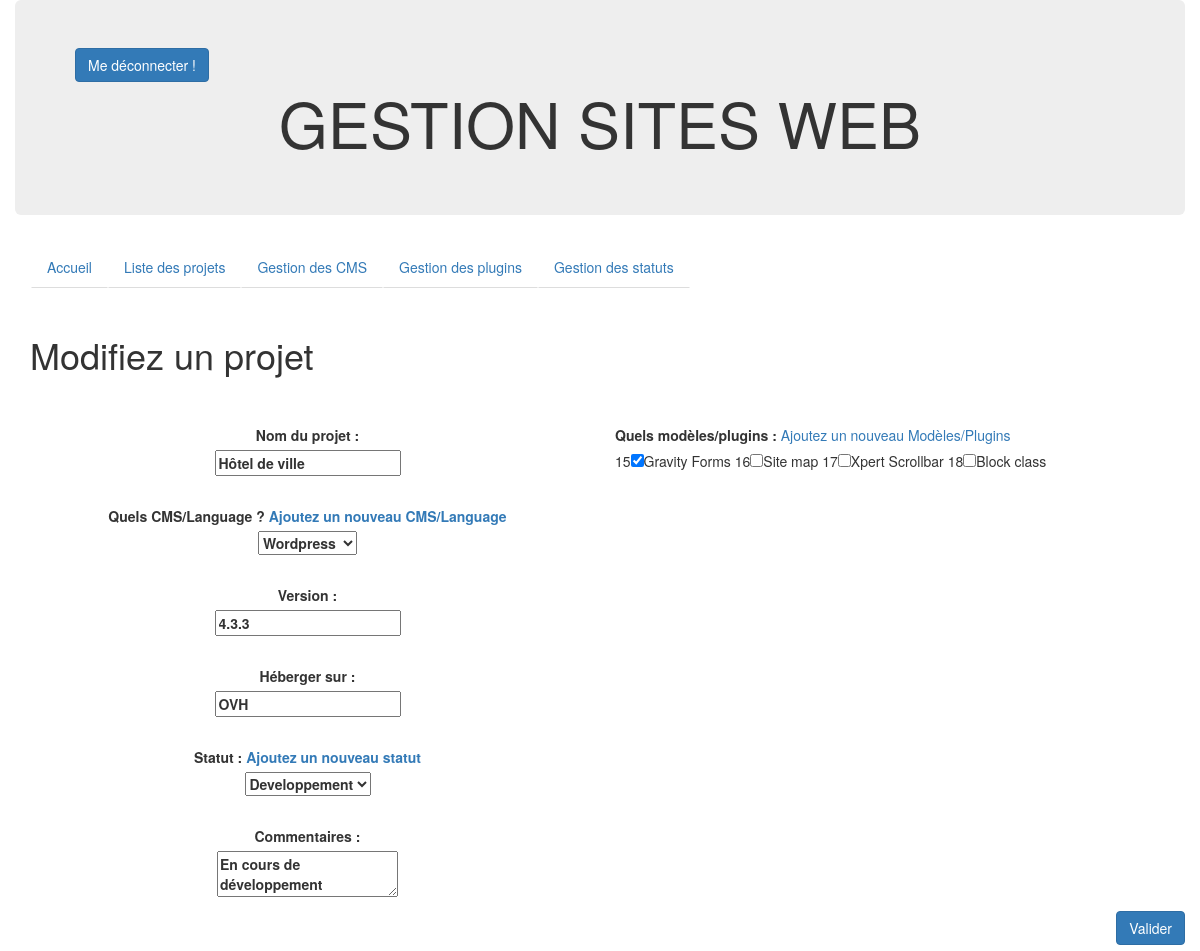
/edit_projects.php?id=122, run on the app's committed database.
### tables this page shows
CREATE TABLE IF NOT EXISTS `projects` (
`id` int(11) NOT NULL,
  `project_name` varchar(225) NOT NULL,
  `id_cms` int(11) NOT NULL,
  `version` varchar(225) NOT NULL,
  `hebergeur` varchar(255) NOT NULL,
  `id_statut` int(11) NOT NULL,
  `comments` varchar(225) NOT NULL
);

CREATE TABLE IF NOT EXISTS `cms_languages` (
`id` int(11) NOT NULL,
  `nom` varchar(225) NOT NULL
);

CREATE TABLE IF NOT EXISTS `statuts` (
`id` int(11) NOT NULL,
  `nom` varchar(225) NOT NULL
);

CREATE TABLE IF NOT EXISTS `plugins` (
`id` int(11) NOT NULL,
  `nom` varchar(225) NOT NULL,
  `id_cms_language` int(11) NOT NULL
);

### edit_projects.php (the view, shortened to what this page needs)
<!DOCTYPE html>
<html>
  <body>
      <?php require_once("head.php"); ?>
      <?php require_once("header_meta.php"); ?>
<?php
require_once("./config/connexionBdd.php");
$idProject = $_GET['id'];
$requete = $bdd->prepare('SELECT p.id, p.project_name, p.id_cms, p.version, p.hebergeur, p.id_statut, p.comments, cms_languages.nom  nom_cms, statuts.nom  nom_statut
						FROM projects p
						INNER JOIN cms_languages
						ON p.id_cms = cms_languages.id
						INNER JOIN statuts
						ON p.id_statut = statuts.id
						WHERE p.id = :id');
$requete->bindParam(':id', $idProject);
$requete->execute();
$donnees = $requete->fetch(PDO::FETCH_ASSOC);
?>
	  <div class="container">
		<div class="row">
			<div class="col-sm-12">
			<h1>Modifiez un projet</h1>
	<form method="post" action="traitementUpdateProjects.php" enctype="multipart/form-data">
	<input type="hidden" name="project_id" id="project_id" value="<?php echo $idProject; ?>"/><br/><br/>
			<div class="row">
				<div class="col-sm-6">
				<p>
					<label for="name">Nom du projet :</label><br/>
					<input type="text" name="project_name" id="project_name" value="<?php echo $donnees['project_name']; ?>"/><br/><br/>
				</p>
					<p>
						<label for="nom">Quels CMS/Language ?</label>
						<a href="http://localhost/igloo/add_cms_language.php">Ajoutez un nouveau CMS/Language</a><br />
						<select name="cms" id="cms">
							<?php
								$requete = $bdd->query('SELECT * FROM cms_languages');
								while($cms_list = $requete->fetch())
								{
								?>
								<option value="<?php echo $cms_list['id']; ?>" <?php if ($donnees['id_cms'] == $cms_list['id']) echo "selected"; ?> > <?php echo $cms_list['nom']; ?></option>
								<?php
								}
								?>
						</select>
					</p><br/>
					<p>
					<label for="nom">Version :</label><br/>
					<input type="numero" name="version" id="version" value="<?php echo $donnees['version']; ?>"/>
					</p><br/>
					<p>
					<label for="nom">Héberger sur :</label><br/>
						<input type="texte" name="hebergeur" id="hebergeur" value="<?php echo $donnees['hebergeur']; ?>"/>
					</p><br/>
					<p>
					<label for="nom">Statut :</label>
					<a href="http://localhost/igloo//add_statuts.php">Ajoutez un nouveau statut</a><br/>
					<select name="statut" id="statut">
					<?php
						$requete = $bdd->query('SELECT * FROM statuts');
								while($list = $requete->fetch())
								{
								?>
								<option value="<?php echo $list['id']; ?>" <?php if ($donnees['id_statut'] == $list['id']) echo "selected"; ?> > <?php echo $list['nom']; ?></option>
								<?php
								}
					?>
					</select>
					</p><br/>
					<p>
					<label for="nom">Commentaires : </label><br/>
					<textarea name="comments" id="comments" ><?php echo $donnees['comments']; ?></textarea>
					<br/>
					</p>
				</div>
				<div class="col-sm-6">
					<label for="nom">Quels modèles/plugins :</label>
					<a href="http://localhost/igloo/add_plugins.php">Ajoutez un nouveau Modèles/Plugins</a><br />
          <?php
                     $requete = $bdd->query('SELECT * FROM plugins');
                     while($plugins = $requete->fetch())
                     {
                           echo $plugins['id'];
                           $req2 = $bdd->query('SELECT id_plugins FROM projects_plugins WHERE id_projects = '.$idProject.' AND id_plugins = '.$plugins['id'].'');
                           $id = $req2->fetch();
                           $check ="";
                           if($plugins['id'] == $id['id_plugins']){
                               $check ="checked";
                     }
                           echo '<input '.$check.' type="checkbox" name="plugins[]" value="'.$plugins['id'].'">';
                           echo $plugins['nom']."\r\n";
                     }
              ?>
                 <br/><br/>
				</div>
				<div class="row">
					<div class="col-sm-12">
						 <button type="submit" class="btn btn-primary pull-right" value="Valider">Valider</button><br/><br/>
					</div>
					</div>
				</div>
				</form>
			</div>
		</div>
	</div>
   </body>
</html>

### assets/css/site.css (style rules this page uses)
p { text-align: center; font-weight: bold; }

### data on the page
projects: project_name "Hôtel de ville", cms "Wordpress", version "4.3.3", hebergeur "OVH", statut "Developpement", comments "En cours de développement"
plugins: id "15", nom "Gravity Forms"
plugins: id "16", nom "Site map"
plugins: id "17", nom "Xpert Scrollbar"
plugins: id "18", nom "Block class"
